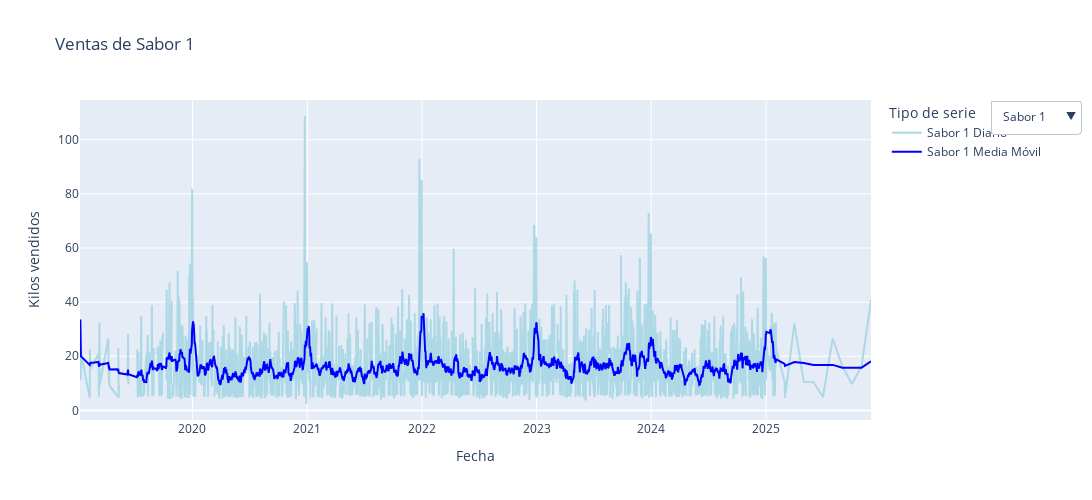

Notebook source saved alongside this figure:
### Markdown cell above
## Análisis

### Code cell
import pandas as pd
import plotly.graph_objects as go

# Asegurarte que las fechas estén en formato datetime
df['Ajuste Fecha'] = pd.to_datetime(df['Ajuste Fecha'])

# Ordenar por fecha
df = df.sort_values('Ajuste Fecha')

# Crear figura
fig = go.Figure()

# Crear lista de trazas y botones para cada sabor
botones = []
for i in range(1, 11):  # Sabores 1 al 10
    col = f'Sabor {i}'
    
    # Limpiar y convertir a float
    sabor = df[col].astype(str).str.replace('-', '').str.replace(',', '.').astype(float)
    
    # Calcular media móvil
    sabor_rolling = sabor.rolling(window=15, min_periods=1).mean()
    
    # Agregar traza diaria (inicialmente invisible)
    fig.add_trace(go.Scatter(
        x=df['Ajuste Fecha'], y=sabor,
        name=f'{col} Diario',
        visible=(i == 1),  # Solo mostrar el primer sabor por defecto
        line=dict(color='lightblue')
    ))
    
    # Agregar traza suavizada
    fig.add_trace(go.Scatter(
        x=df['Ajuste Fecha'], y=sabor_rolling,
        name=f'{col} Media Móvil',
        visible=(i == 1),
        line=dict(color='blue')
    ))
    
    # Botón para activar solo las trazas del sabor i
    visibilidad = [False] * 20  # 2 trazas por sabor × 10 sabores
    visibilidad[2 * (i - 1)] = True       # línea original
    visibilidad[2 * (i - 1) + 1] = True   # línea suavizada
    
    botones.append(dict(label=f'Sabor {i}',
                        method='update',
                        args=[{'visible': visibilidad},
                              {'title': f'Ventas de Sabor {i}'}]))

# Layout con el menú
fig.update_layout(
    updatemenus=[{
        'buttons': botones,
        'direction': 'down',
        'showactive': True,
        'x': 1.15,
        'xanchor': 'left',
        'y': 1,
        'yanchor': 'top'
    }],
    title='Ventas de Sabor 1',
    xaxis_title='Fecha',
    yaxis_title='Kilos vendidos',
    legend_title='Tipo de serie',
    height=500,
    width=1200
)

fig.show()

### Figure 1 — Plotly figure (JSON) as saved in the notebook; plotly's stock layout.template omitted (floating-point values rounded to 4 significant figures; data arrays with more than 128 entries replaced by an {"elided": "..."} marker saying what was removed)
{"data": [{"line": {"color": "lightblue"}, "name": "Sabor 1 Diario", "type": "scatter", "visible": true, "x": {"elided": "2033 str values"}, "y": {"elided": "2033 float values"}}, {"line": {"color": "blue"}, "name": "Sabor 1 Media Móvil", "type": "scatter", "visible": true, "x": {"elided": "2033 str values"}, "y": {"elided": "2033 float values"}}, {"line": {"color": "lightblue"}, "name": "Sabor 2 Diario", "type": "scatter", "visible": false, "x": {"elided": "2033 str values"}, "y": {"elided": "2033 float values"}}, {"line": {"color": "blue"}, "name": "Sabor 2 Media Móvil", "type": "scatter", "visible": false, "x": {"elided": "2033 str values"}, "y": {"elided": "2033 float values"}}, {"line": {"color": "lightblue"}, "name": "Sabor 3 Diario", "type": "scatter", "visible": false, "x": {"elided": "2033 str values"}, "y": {"elided": "2033 float values"}}, {"line": {"color": "blue"}, "name": "Sabor 3 Media Móvil", "type": "scatter", "visible": false, "x": {"elided": "2033 str values"}, "y": {"elided": "2033 float values"}}, {"line": {"color": "lightblue"}, "name": "Sabor 4 Diario", "type": "scatter", "visible": false, "x": {"elided": "2033 str values"}, "y": {"elided": "2033 float values"}}, {"line": {"color": "blue"}, "name": "Sabor 4 Media Móvil", "type": "scatter", "visible": false, "x": {"elided": "2033 str values"}, "y": {"elided": "2033 float values"}}, {"line": {"color": "lightblue"}, "name": "Sabor 5 Diario", "type": "scatter", "visible": false, "x": {"elided": "2033 str values"}, "y": {"elided": "2033 float values"}}, {"line": {"color": "blue"}, "name": "Sabor 5 Media Móvil", "type": "scatter", "visible": false, "x": {"elided": "2033 str values"}, "y": {"elided": "2033 float values"}}, {"line": {"color": "lightblue"}, "name": "Sabor 6 Diario", "type": "scatter", "visible": false, "x": {"elided": "2033 str values"}, "y": {"elided": "2033 float values"}}, {"line": {"color": "blue"}, "name": "Sabor 6 Media Móvil", "type": "scatter", "visible": false, "x": {"elided": "2033 str values"}, "y": {"elided": "2033 float values"}}, {"line": {"color": "lightblue"}, "name": "Sabor 7 Diario", "type": "scatter", "visible": false, "x": {"elided": "2033 str values"}, "y": {"elided": "2033 float values"}}, {"line": {"color": "blue"}, "name": "Sabor 7 Media Móvil", "type": "scatter", "visible": false, "x": {"elided": "2033 str values"}, "y": {"elided": "2033 float values"}}, {"line": {"color": "lightblue"}, "name": "Sabor 8 Diario", "type": "scatter", "visible": false, "x": {"elided": "2033 str values"}, "y": {"elided": "2033 float values"}}, {"line": {"color": "blue"}, "name": "Sabor 8 Media Móvil", "type": "scatter", "visible": false, "x": {"elided": "2033 str values"}, "y": {"elided": "2033 float values"}}, {"line": {"color": "lightblue"}, "name": "Sabor 9 Diario", "type": "scatter", "visible": false, "x": {"elided": "2033 str values"}, "y": {"elided": "2033 float values"}}, {"line": {"color": "blue"}, "name": "Sabor 9 Media Móvil", "type": "scatter", "visible": false, "x": {"elided": "2033 str values"}, "y": {"elided": "2033 float values"}}, {"line": {"color": "lightblue"}, "name": "Sabor 10 Diario", "type": "scatter", "visible": false, "x": {"elided": "2033 str values"}, "y": {"elided": "2033 float values"}}, {"line": {"color": "blue"}, "name": "Sabor 10 Media Móvil", "type": "scatter", "visible": false, "x": {"elided": "2033 str values"}, "y": {"elided": "2033 float values"}}], "layout": {"height": 500, "legend": {"title": {"text": "Tipo de serie"}}, "title": {"text": "Ventas de Sabor 1"}, "updatemenus": [{"buttons": [{"args": [{"visible": [true, true, false, false, false, false, false, false, false, false, false, false, false, false, false, false, false, false, false, false]}, {"title": "Ventas de Sabor 1"}], "label": "Sabor 1", "method": "update"}, {"args": [{"visible": [false, false, true, true, false, false, false, false, false, false, false, false, false, false, false, false, false, false, false, false]}, {"title": "Ventas de Sabor 2"}], "label": "Sabor 2", "method": "update"}, {"args": [{"visible": [false, false, false, false, true, true, false, false, false, false, false, false, false, false, false, false, false, false, false, false]}, {"title": "Ventas de Sabor 3"}], "label": "Sabor 3", "method": "update"}, {"args": [{"visible": [false, false, false, false, false, false, true, true, false, false, false, false, false, false, false, false, false, false, false, false]}, {"title": "Ventas de Sabor 4"}], "label": "Sabor 4", "method": "update"}, {"args": [{"visible": [false, false, false, false, false, false, false, false, true, true, false, false, false, false, false, false, false, false, false, false]}, {"title": "Ventas de Sabor 5"}], "label": "Sabor 5", "method": "update"}, {"args": [{"visible": [false, false, false, false, false, false, false, false, false, false, true, true, false, false, false, false, false, false, false, false]}, {"title": "Ventas de Sabor 6"}], "label": "Sabor 6", "method": "update"}, {"args": [{"visible": [false, false, false, false, false, false, false, false, false, false, false, false, true, true, false, false, false, false, false, false]}, {"title": "Ventas de Sabor 7"}], "label": "Sabor 7", "method": "update"}, {"args": [{"visible": [false, false, false, false, false, false, false, false, false, false, false, false, false, false, true, true, false, false, false, false]}, {"title": "Ventas de Sabor 8"}], "label": "Sabor 8", "method": "update"}, {"args": [{"visible": [false, false, false, false, false, false, false, false, false, false, false, false, false, false, false, false, true, true, false, false]}, {"title": "Ventas de Sabor 9"}], "label": "Sabor 9", "method": "update"}, {"args": [{"visible": [false, false, false, false, false, false, false, false, false, false, false, false, false, false, false, false, false, false, true, true]}, {"title": "Ventas de Sabor 10"}], "label": "Sabor 10", "method": "update"}], "direction": "down", "showactive": true, "x": 1.15, "xanchor": "left", "y": 1, "yanchor": "top"}], "width": 1200, "xaxis": {"title": {"text": "Fecha"}}, "yaxis": {"title": {"text": "Kilos vendidos"}}}}
